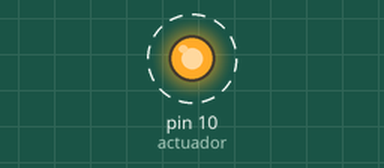
Recording of a sketch running on a simulated Arduino Uno, built with avr-gcc and run on an emulated ATmega328P. On the bench: output pins drawn as LEDs (lit = HIGH). Dashed ring = blinking.

Above: at 0.12 s.
Timing chart, 0 to 3.0 s (numbered marks = the images above):
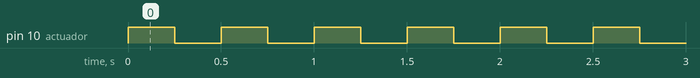

The sketch:

P4.ino
```cpp
int actuador = 10;
void setup() {
  // put your setup code here, to run once:
  Serial.begin(9600);
  pinMode(actuador, OUTPUT);
}

void loop() {
  // put your main code here, to run repeatedly:
  digitalWrite(actuador,1);
  delay(250);
  digitalWrite(actuador,0);
  delay(250);
}
```

Measured:
- by itself, pin 10 (actuador): alternates HIGH for 0.25 s and LOW for 0.25 s
